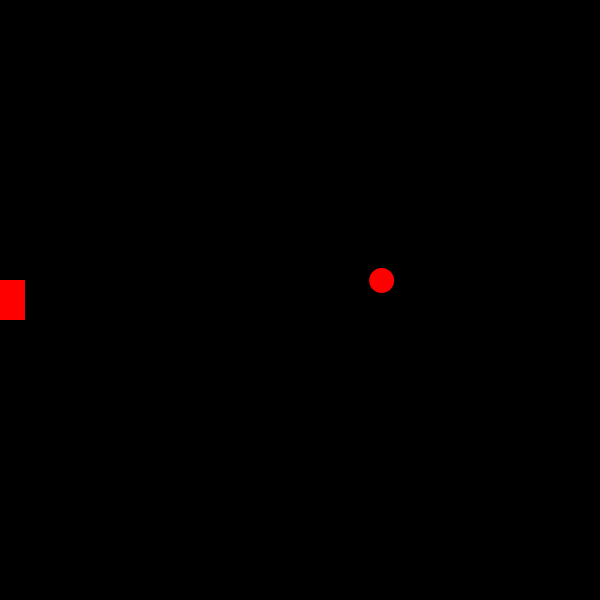
Frame 1 (no input)
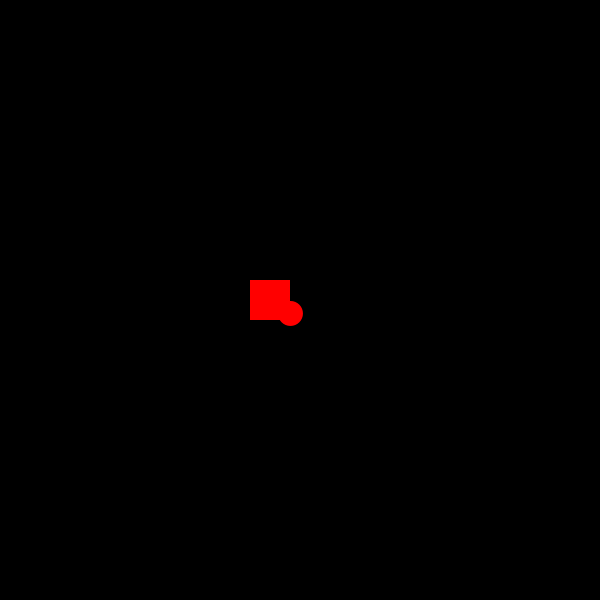
Frame 60 (the mouse pressed at the canvas centre just before this capture)
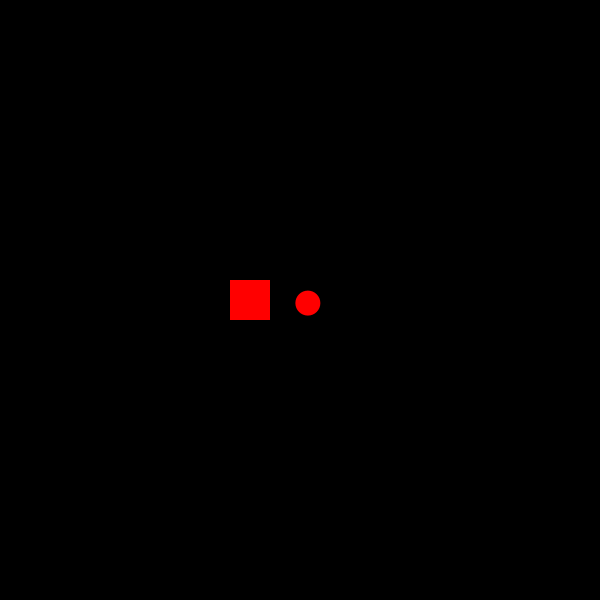
Frame 120 (the mouse held since frame 60 and released just before this capture)

The Processing sketch that drew these frames (run headless with seeded random() and noise(); from frame 60 on, the mouse is pressed at the canvas centre):

// Processing sketch: collisionExample
// ── collisionExample.pde
// global variables
float xPos;
float yPos;
float rectX, rectY;
float tymeY;
float tymeX;
int syze;
color red;
color black;
boolean right;
boolean down;
// end global variables

void setup(){
  size(600,600);
  rectX=0;
  rectY=height/2;
  xPos=width/2;
  yPos=height/2;
  syze=25;
  red=color(255,0,0);
  black=color(0);
  background(black);
  fill(red);
  rectMode(CENTER);
  frameRate(30);
  tymeX=random(20,60);
  tymeY=random(20,60);
   background(0);
   right=true;
  
}// end setup

void draw(){
 background(0);
  tymeX+=.01;
   tymeY+=.01;
   
 noStroke();
  xPos=noise(tymeX)*300+150;
  yPos=noise(tymeY)*300+150;
  //move rectangle
  if (right){
    rectX+=5;
 
  }//end if right
  
  if(!right){
    rectX-=5;
  }// end !right
  
  // bounce off edge
  if(rectX>width){
    right=false;
  }// end right dbounce
   if(rectX<0){
    right=true;
  }// end left dbounce
  
  //start bounce off of ball;
  if((abs (rectX-xPos))<(.5*syze+20)&& (abs(rectY-yPos))<(.5*syze+20       )){
    right=!right;
  }// end if
  
  ellipse(xPos,yPos,syze,syze);
  rect(rectX, rectY,40,40);
}// end draw
